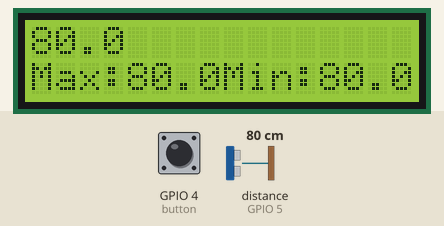
This program was run on a simulated ESP32 board running MicroPython. On the bench: 16×2 character LCD. The test bench sets the inputs (shaded band); at power-on: distance to the obstacle (sensor on GPIO 5) 80 cm, GPIO 4 (button) HIGH. The echo pulse lasts 58.3 µs per cm.

Above: at 2.2 s.
2.3 s: distance to the obstacle (sensor on GPIO 5) set to 299 cm
At 4.0 s:
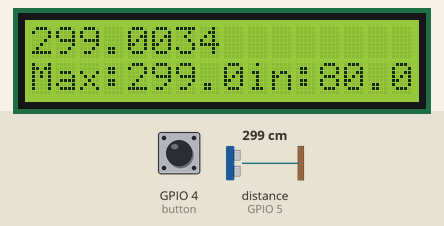
6.4 s: distance to the obstacle (sensor on GPIO 5) set to 2 cm
At 8.4 s:
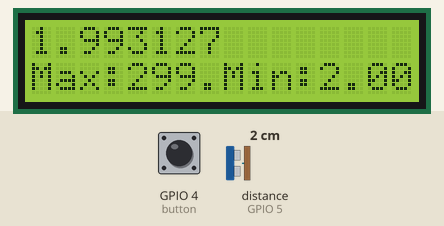
8.8 s: GPIO 4 (button) pulled LOW for 1.2 s
At 9.8 s:
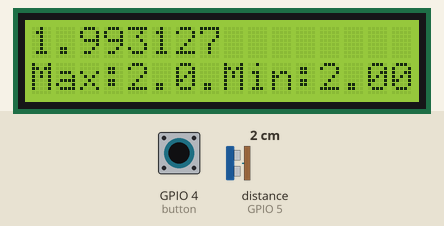
11.5 s: distance to the obstacle (sensor on GPIO 5) set to 4 cm
At 13.6 s:
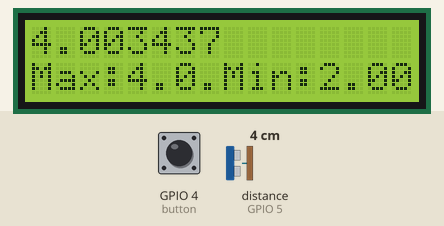
13.9 s: GPIO 4 (button) pulled LOW for 1.2 s
At 15.4 s:
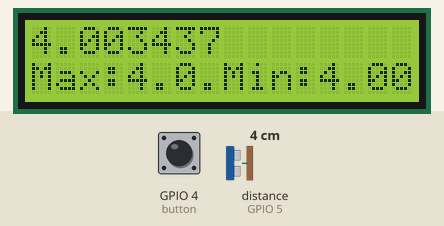
Timing chart, 0 to 16.9 s (numbered marks = the images above; inputs shaded):
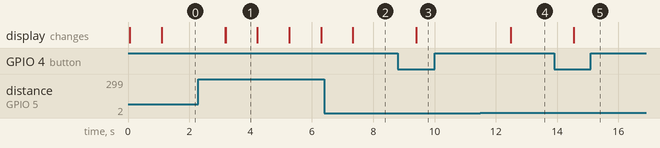

Measured:
- after the input at 2.3 s, the display: first changes after 0.87 s (image 1 shows a later state)
- after the input at 6.4 s, the display: changes after 0.94 s (image 2)
- after the input at 8.8 s, the display: changes after 0.60 s (image 3)
- after the input at 11.5 s, the display: changes after 0.99 s (image 4)
- after the input at 13.9 s, the display: changes after 0.65 s (image 5)
- what the display in image 1 shows lasts 1.0 s, from 3.2 s to 4.2 s

The program:

assignment_4.py
```python
#scl yellow to pin 23, sda oragange pin 22
#trip purp to pin 18, echo green to pin 5
#Vio to pin 12
from machine import I2C, Pin, DAC
import time, i2c_lcd, hcsr04
from hcsr04 import HCSR04


i2c = I2C(0, scl=Pin(23), sda=Pin(22)) # setup the I2C connection

#buzzer = Pin(12,Pin.OUT) #set buzzer Pin
#buzzer.value(1) #set buzzer off


lcd = i2c_lcd.I2cLcd(i2c, 0x27, 2, 16) # Format: (I2C Object, Address, Rows, Columns)

ultra = HCSR04(trigger_pin=18, echo_pin=5)

button = Pin(4, Pin.IN, Pin.PULL_UP)

distance_max = 0
distance_min = 250
distance = ultra.distance_cm()
time.sleep(1)
lcd.clear()

while True:
    lcd.move_to(0,0)
    lcd.putstr('                ')
    distance = ultra.distance_cm()
    current_state = button.value()
#     print('distance', distance, "cm")
   # lcd.clear() # clear the screen
    #dmin = min(distance) #save min and max of distance
    #dmax = max(distance)


    lcd.move_to(0, 0)       # write on Line 1
    lcd.putstr(str(distance))
    if current_state == 0:
        distance_max = 0
        distance_min = 250


    if distance > distance_max:
        distance_max = distance
        lcd.move_to(0, 1) #write on line 2
        lcd.putstr('Max:%.1f' %(distance_max))

    if distance < distance_min:
        distance_min = distance
        lcd.move_to(8, 1) #write on line 2
        lcd.putstr('Min:%.1f'%(distance_min))


    #if distance<200: #distance under which no alarm
      # buzzer.value(1)
    #else:   #alarm sounds over 200cm
     #   buzzer.value(0) #turn on buzzer
     #   time.sleep(0.05) #leave buzzer on for quick chirp then shutoff for sanity sake
     #   buzzer.value(1)
    time.sleep(1)
```
